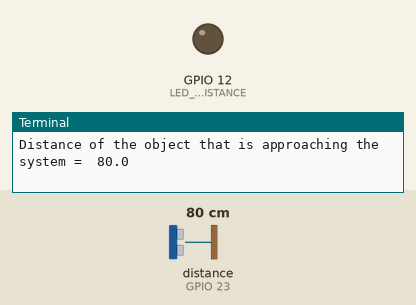
Bench run of a program on a simulated Raspberry Pi (BCM pin numbers). Parts: output pins drawn as LEDs (lit = HIGH), the last lines printed to the terminal. Inputs (shaded band) come from the test bench; at power-on: distance to the obstacle (sensor on GPIO 23) 80 cm. The echo pulse lasts 58.3 µs per cm.

Above: at 1.2 s.
1.3 s: distance to the obstacle (sensor on GPIO 23) set to 31 cm
3.6 s: distance to the obstacle (sensor on GPIO 23) set to 27 cm
At 5.4 s:
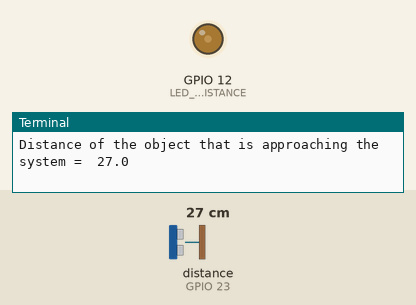
5.9 s: distance to the obstacle (sensor on GPIO 23) set to 22 cm
7.6 s: distance to the obstacle (sensor on GPIO 23) set to 18 cm
At 9.6 s:
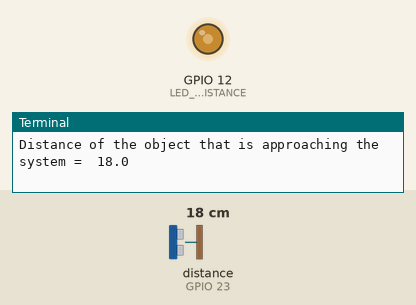
9.9 s: distance to the obstacle (sensor on GPIO 23) set to 11 cm
11.6 s: distance to the obstacle (sensor on GPIO 23) set to 8 cm
At 12.9 s:
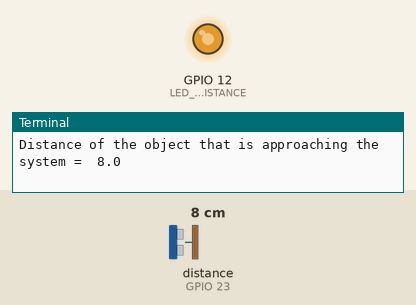
Timing chart, 0 to 14.6 s (numbered marks = the images above; inputs shaded):
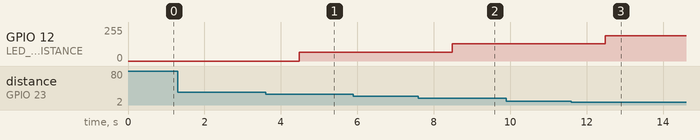

Measured:
- the behaviour switches between 30 and 29 cm on distance to the obstacle (sensor on GPIO 23) (found by bisection; images 0 and 1)
- the behaviour switches between 20 and 19 cm on distance to the obstacle (sensor on GPIO 23) (found by bisection; images 1 and 2)
- the behaviour switches between 10 and 9 cm on distance to the obstacle (sensor on GPIO 23) (found by bisection; images 2 and 3)
- after the input at 3.6 s, GPIO 12 (LED_FOR_DISTANCE): 0/255 → 64/255 after 0.88 s
- after the input at 7.6 s, GPIO 12 (LED_FOR_DISTANCE): 64/255 → 128/255 after 0.89 s
- after the input at 11.6 s, GPIO 12 (LED_FOR_DISTANCE): 128/255 → 191/255 after 0.89 s

The program:

Raspi_PWM_7.3.py
```python
#Name : Gaurish Bhatia
#STUDENT ID : 2110994762.
#Remarks : This is the code that I have written for the implementation of the task 7.3D.


#importing all the required libraries.
import time
from time import sleep

import RPi.GPIO as GPIO

from gpiozero import DistanceSensor#importing the function for accessing the ultrasonic sensor directly.
from gpiozero import PWMLED#importing the function for accessing the LED Pulse width modulation.

GPIO.setmode(GPIO.BCM) #setting the pinout as BOARD.

LED_FOR_DISTANCE = PWMLED(12)#defining the LED for PWM LED.
Ultrasonic_sensor = DistanceSensor(echo=23, trigger=24) # defining the variable for ultrasonic sensor.

#running the loop for checking the distance and blinking the LED.
while True:

    distance_of_object = Ultrasonic_sensor.distance * 100 #retrieving the distance values.

    print('Distance of the object that is approaching the system = ', distance_of_object) #displaying the distance values.

    # dilfferent if blocks with conditions to check the distance and changing the different values associated with the LED.
    if (distance_of_object > 30):
        LED_FOR_DISTANCE.value = 0

    if (distance_of_object < 30 and distance_of_object > 20):
        LED_FOR_DISTANCE.value = 0.25

    if (distance_of_object < 20 and distance_of_object > 10):
        LED_FOR_DISTANCE.value = 0.5

    if (distance_of_object < 10 and distance_of_object > 5):
        LED_FOR_DISTANCE.value = 0.75

    if (distance_of_object < 5):
        LED_FOR_DISTANCE.value =1

    sleep(1)#setting a suitable delay of 1 second.


LED_FOR_DISTANCE.off()#turning the LED OFF.
```
